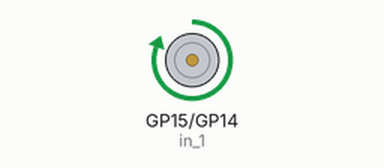
Recording of a program running on a simulated Raspberry Pi Pico running MicroPython. On the bench: motor-driver pin pairs drawn as motors (green arrow = first pin HIGH = forward, orange = second pin HIGH = backward, longer = more drive). At 2.0 s the program stops and its outputs stay as they are.

Above: at 0.1 s.
At 1.1 s:
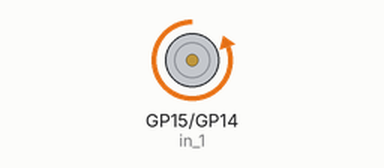
At 2.1 s:
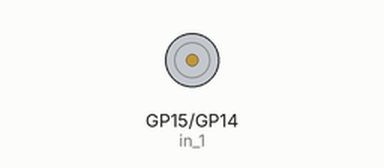
Timing chart, 0 to 3.5 s (numbered marks = the images above):
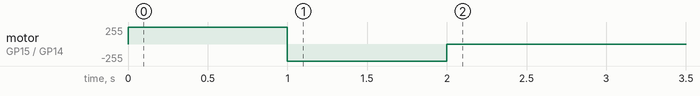

Measured:
- by itself, motor on GP15 (in_1) / GP14 (in_2): stopped → forward 255/255 at 0.00 s, → backward 255/255 1.0 s later, → stopped 1.0 s later

The program:

motor-sample.py
```python
from machine import Pin
from utime import sleep

in_1 = Pin(15, Pin.OUT)
in_2 = Pin(14, Pin.OUT)


def forward():
    in_1.value(1)
    in_2.value(0)

def backward():
    in_1.value(0)
    in_2.value(1)

def stop():
    in_1.value(0)
    in_2.value(0)

forward()
sleep(1)
backward()
sleep(1)
stop()
```
